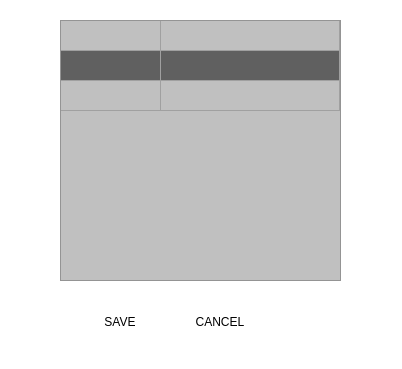
<?xml version="1.0" encoding="UTF-8"?>
<ui version="4.0">
 <class>EditSouvenir</class>
 <widget class="QDialog" name="EditSouvenir">
  <property name="geometry">
   <rect>
    <x>0</x>
    <y>0</y>
    <width>402</width>
    <height>369</height>
   </rect>
  </property>
  <property name="windowTitle">
   <string>Dialog</string>
  </property>
  <property name="styleSheet">
   <string notr="true">background-color:white;</string>
  </property>
  <widget class="QTableWidget" name="tableWidget">
   <property name="geometry">
    <rect>
     <x>60</x>
     <y>20</y>
     <width>281</width>
     <height>261</height>
    </rect>
   </property>
   <property name="styleSheet">
    <string notr="true">QTableWidget {
	background-color: #c0c0c0;
	alternate-background-color: #606060;
	selection-background-color: #282828;
	color: black;
}
QHeaderView::section { background-color:red }
QTableWidget::item {
	color:  black;
}</string>
   </property>
   <property name="frameShadow">
    <enum>QFrame::Plain</enum>
   </property>
   <property name="editTriggers">
    <set>QAbstractItemView::DoubleClicked</set>
   </property>
   <property name="alternatingRowColors">
    <bool>true</bool>
   </property>
   <property name="showGrid">
    <bool>true</bool>
   </property>
   <property name="gridStyle">
    <enum>Qt::SolidLine</enum>
   </property>
   <property name="sortingEnabled">
    <bool>false</bool>
   </property>
   <attribute name="horizontalHeaderVisible">
    <bool>false</bool>
   </attribute>
   <attribute name="horizontalHeaderStretchLastSection">
    <bool>true</bool>
   </attribute>
   <attribute name="verticalHeaderVisible">
    <bool>false</bool>
   </attribute>
   <row>
    <property name="text">
     <string/>
    </property>
   </row>
   <row>
    <property name="text">
     <string/>
    </property>
   </row>
   <row>
    <property name="text">
     <string/>
    </property>
   </row>
   <column>
    <property name="text">
     <string>Name</string>
    </property>
   </column>
   <column>
    <property name="text">
     <string>Price</string>
    </property>
   </column>
   <item row="0" column="0">
    <property name="text">
     <string/>
    </property>
   </item>
  </widget>
  <widget class="QPushButton" name="saveBtn">
   <property name="geometry">
    <rect>
     <x>80</x>
     <y>310</y>
     <width>80</width>
     <height>24</height>
    </rect>
   </property>
   <property name="styleSheet">
    <string notr="true">border:none</string>
   </property>
   <property name="text">
    <string>SAVE</string>
   </property>
  </widget>
  <widget class="QPushButton" name="cancelBtn">
   <property name="geometry">
    <rect>
     <x>180</x>
     <y>310</y>
     <width>80</width>
     <height>24</height>
    </rect>
   </property>
   <property name="styleSheet">
    <string notr="true">border:none</string>
   </property>
   <property name="text">
    <string>CANCEL</string>
   </property>
  </widget>
 </widget>
 <resources/>
 <connections/>
</ui>
